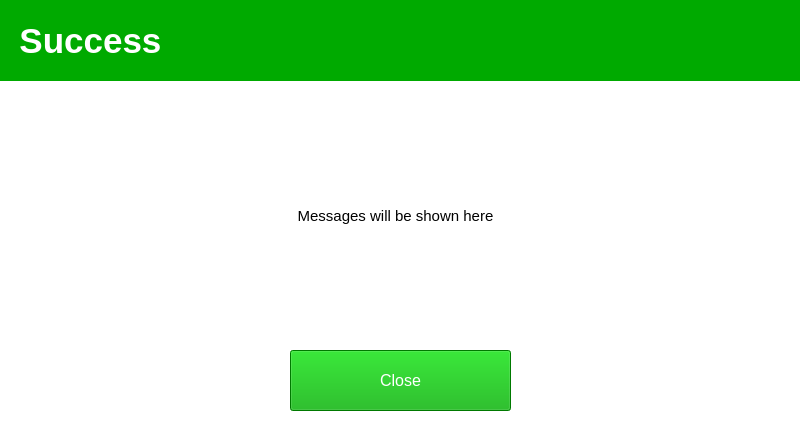
<?xml version="1.0" encoding="UTF-8"?>
<ui version="4.0">
 <class>MainWindow</class>
 <widget class="QMainWindow" name="MainWindow">
  <property name="geometry">
   <rect>
    <x>0</x>
    <y>0</y>
    <width>800</width>
    <height>432</height>
   </rect>
  </property>
  <property name="windowTitle">
   <string>MainWindow</string>
  </property>
  <property name="styleSheet">
   <string notr="true">background-color: rgb(255, 255, 255);</string>
  </property>
  <widget class="QWidget" name="centralwidget">
   <widget class="QLabel" name="label">
    <property name="geometry">
     <rect>
      <x>0</x>
      <y>0</y>
      <width>801</width>
      <height>81</height>
     </rect>
    </property>
    <property name="font">
     <font>
      <pointsize>26</pointsize>
      <weight>75</weight>
      <bold>true</bold>
     </font>
    </property>
    <property name="styleSheet">
     <string notr="true">background-color: rgb(0, 170, 0);
color: rgb(255, 255, 255);</string>
    </property>
    <property name="text">
     <string>  Success</string>
    </property>
   </widget>
   <widget class="QPushButton" name="pushButton">
    <property name="geometry">
     <rect>
      <x>290</x>
      <y>350</y>
      <width>221</width>
      <height>61</height>
     </rect>
    </property>
    <property name="font">
     <font>
      <pointsize>12</pointsize>
     </font>
    </property>
    <property name="styleSheet">
     <string notr="true">background-color: rgb(0, 170, 0);
color: rgb(255, 255, 255);</string>
    </property>
    <property name="text">
     <string>Close</string>
    </property>
   </widget>
   <widget class="QLabel" name="label_2">
    <property name="geometry">
     <rect>
      <x>20</x>
      <y>100</y>
      <width>751</width>
      <height>231</height>
     </rect>
    </property>
    <property name="font">
     <font>
      <pointsize>11</pointsize>
     </font>
    </property>
    <property name="text">
     <string>Messages will be shown here</string>
    </property>
    <property name="alignment">
     <set>Qt::AlignCenter</set>
    </property>
   </widget>
  </widget>
 </widget>
 <resources/>
 <connections/>
</ui>
